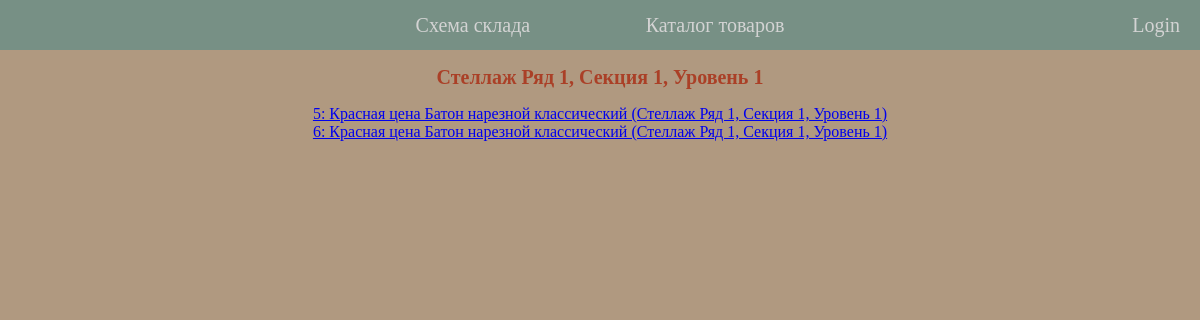
Page /wms/places/1 on the committed database.
### wms/models.py (models this page shows, shortened)
class Place(models.Model):
    place_id = models.AutoField(primary_key=True)
    cell = models.ForeignKey(Cell, on_delete=models.RESTRICT)
    level = models.PositiveSmallIntegerField(help_text="Level of the place", default=0)
    length = models.PositiveSmallIntegerField(help_text="Length of the place (in cm)")
    width = models.PositiveSmallIntegerField(help_text="Width of the place (in cm)")
    height = models.PositiveSmallIntegerField(help_text="Height of the place (in cm)", blank=True, default=0)
    max_weight = models.DecimalField(
        max_digits=7,
        decimal_places=2,
        help_text="Maximum available weight on the place (in kg)"
    )
    def __str__(self):
        if self.cell.row.storage == 'HRS':
            return f"{self.cell}, Уровень {self.level}"
        else:
            return f"{self.cell}"
    class Meta:
        ordering = ['level']

class Cell(models.Model):
    cell_id = models.AutoField(primary_key=True)
    row = models.ForeignKey(Row, on_delete=models.CASCADE)
    section = models.PositiveSmallIntegerField('Section', help_text="Vertical section number on a warehouse scheme")
    def __str__(self):
        return f'{self.row}, Секция {self.section}'
    class Meta:
        ordering = ['row', 'section']

class Row(models.Model):
    number = models.PositiveSmallIntegerField(help_text="Number of cell's row on a warehouse scheme", primary_key=True)
    STORAGE_TYPES = [
        ('HRS', 'Стеллаж'),
        ('PAL', 'Паллета'),
    ]
    storage = models.CharField(
        max_length=3,
        choices=STORAGE_TYPES,
        default='HRS',
        help_text='Type of storage (e.g. High Rack Storage, Pallet)'
    )
    def __str__(self):
        return f"{dict(self.STORAGE_TYPES)[self.storage]} Ряд {self.number}"
    class Meta:
        ordering = ['number']

class GoodInstance(models.Model):
    goodinstance_id = models.AutoField(primary_key=True)
    good = models.ForeignKey(Good, on_delete=models.PROTECT)
    manufactured = models.DateField(null=True, blank=True, help_text="DD.MM.YYYY")
    best_before = models.DateField('Best before', null=True, blank=True, help_text="DD.MM.YYYY")
    bill = models.ManyToManyField('Bill', blank=True)
    place = models.ForeignKey('Place', on_delete=models.RESTRICT, blank=True, null=True)
    def __str__(self):
        return f"{self.goodinstance_id}: {self.good.article} ({self.place})"

class Good(models.Model):
    good_id = models.AutoField(primary_key=True)
    barcode = models.CharField(max_length=128, null=True, help_text="Product barcode")
    article = models.CharField(max_length=128, blank=True, help_text="Name of product", unique=True)
    description = models.TextField(max_length=1000, help_text="Description of product")
    manufacturer = models.CharField(max_length=128, blank=True, help_text="Manufacturer name (e.g. BOSCH, Samsung)")
    model = models.CharField('Model', max_length=128, blank=True, help_text="Model of the product")
    length = models.PositiveSmallIntegerField(help_text="Length of the product (in cm)", default=0)
    width = models.PositiveSmallIntegerField(help_text="Width of the product (in cm)", default=0)
    height = models.PositiveSmallIntegerField(help_text="Height of the product (in cm)", default=0, blank=True)
    weight = models.DecimalField(
        max_digits=8,
        decimal_places=3,
        help_text="Weight of a good (in kg)"
    )
    price = models.DecimalField(max_digits=10, decimal_places=2, help_text="Price of a good (in rubles)")
    fragile = models.BooleanField(default=False)
    favorites = models.ManyToManyField(User, blank=True)
    class Meta:
        ordering = ['article']

### wms/views.py (the view)
# urls.py: path('places/<int:pk>', views.PlaceDetailView.as_view(), name='place-detail'),
class PlaceDetailView(generic.DetailView):
    model = Place

### wms/templates/wms/place_detail.html (shortened to what this page needs)
{% extends "base_template.html" %}
{% block content %}
<h1 class="info-title"><a href="{{ cell.get_absolute_url }}" target="_blank" >{{ place }}</a></h1>
{% if place.goodinstance_set.all %}
    <ul class="info-list">
    {% for good_instance in place.goodinstance_set.all %}
    <li>
        <a href="{% url 'goodinstance-detail' good_instance.pk %}">{{ good_instance }}</a>
    </li>
    {% endfor %}
    </ul>
    {% else %}<p class="empty-text">На этом месте ничего не лежит.</p>
{% endif %}
{% endblock %}

### wms/static/css/styles.css (style rules this page uses)
* { margin: 0; padding: 0; }
body { background-color: #b09980; }
.menu-item > a, h1 > a { display: block; text-decoration: none; font-size: 20px; line-height: 45px; }
h1 a { color: #aa4027; }
.info-title, .instances-header, .good-description, .empty-text { display: flex; justify-content: center; text-align: center; margin: 5px 0; width: 100%; }
.info-list { display: flex; flex-flow: column; align-items: center; margin: 0 20px; list-style: none; }

### rows in the picture
Place: cell+level "Стеллаж Ряд 1, Секция 1, Уровень 1"
GoodInstance: goodinstance_id+good+place "5: Красная цена Батон нарезной классический (Стеллаж Ряд 1, Секция 1, Уровень 1)"
GoodInstance: goodinstance_id+good+place "6: Красная цена Батон нарезной классический (Стеллаж Ряд 1, Секция 1, Уровень 1)"
